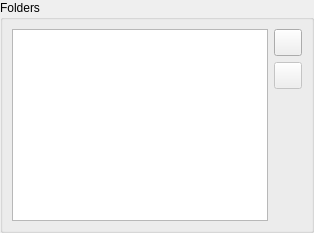
<?xml version="1.0" encoding="UTF-8"?>
<ui version="4.0">
 <class>FoldersSettingsWidget</class>
 <widget class="QWidget" name="FoldersSettingsWidget">
  <property name="acceptDrops">
   <bool>true</bool>
  </property>
  <layout class="QGridLayout" name="gridLayout">
   <property name="margin">
    <number>0</number>
   </property>
   <item row="0" column="0">
    <widget class="QGroupBox" name="gbFolders">
     <property name="title">
      <string>Folders</string>
     </property>
     <property name="flat">
      <bool>false</bool>
     </property>
     <layout class="QGridLayout" name="gridLayout_5">
      <item row="0" column="1">
       <layout class="QVBoxLayout" name="verticalLayout_6">
        <item>
         <widget class="QToolButton" name="tbAdd">
          <property name="toolTip">
           <string>Add a folder</string>
          </property>
          <property name="text">
           <string/>
          </property>
          <property name="icon">
           <iconset resource="../res/images.qrc">
            <normaloff>:/images/folder_add</normaloff>:/images/folder_add</iconset>
          </property>
          <property name="iconSize">
           <size>
            <width>20</width>
            <height>20</height>
           </size>
          </property>
         </widget>
        </item>
        <item>
         <widget class="QToolButton" name="tbDel">
          <property name="enabled">
           <bool>false</bool>
          </property>
          <property name="toolTip">
           <string>Delete folder</string>
          </property>
          <property name="text">
           <string/>
          </property>
          <property name="icon">
           <iconset resource="../res/images.qrc">
            <normaloff>:/images/folder_delete</normaloff>:/images/folder_delete</iconset>
          </property>
          <property name="iconSize">
           <size>
            <width>20</width>
            <height>20</height>
           </size>
          </property>
         </widget>
        </item>
        <item>
         <spacer name="verticalSpacer_4">
          <property name="orientation">
           <enum>Qt::Vertical</enum>
          </property>
          <property name="sizeHint" stdset="0">
           <size>
            <width>20</width>
            <height>40</height>
           </size>
          </property>
         </spacer>
        </item>
       </layout>
      </item>
      <item row="0" column="0">
       <widget class="QListView" name="lvFolders">
        <property name="editTriggers">
         <set>QAbstractItemView::NoEditTriggers</set>
        </property>
        <property name="alternatingRowColors">
         <bool>true</bool>
        </property>
        <property name="selectionMode">
         <enum>QAbstractItemView::ContiguousSelection</enum>
        </property>
       </widget>
      </item>
     </layout>
    </widget>
   </item>
  </layout>
 </widget>
 <resources>
  <include location="../res/images.qrc"/>
 </resources>
 <connections/>
 <slots>
  <slot>addFolder()</slot>
  <slot>deleteFolder()</slot>
 </slots>
</ui>
